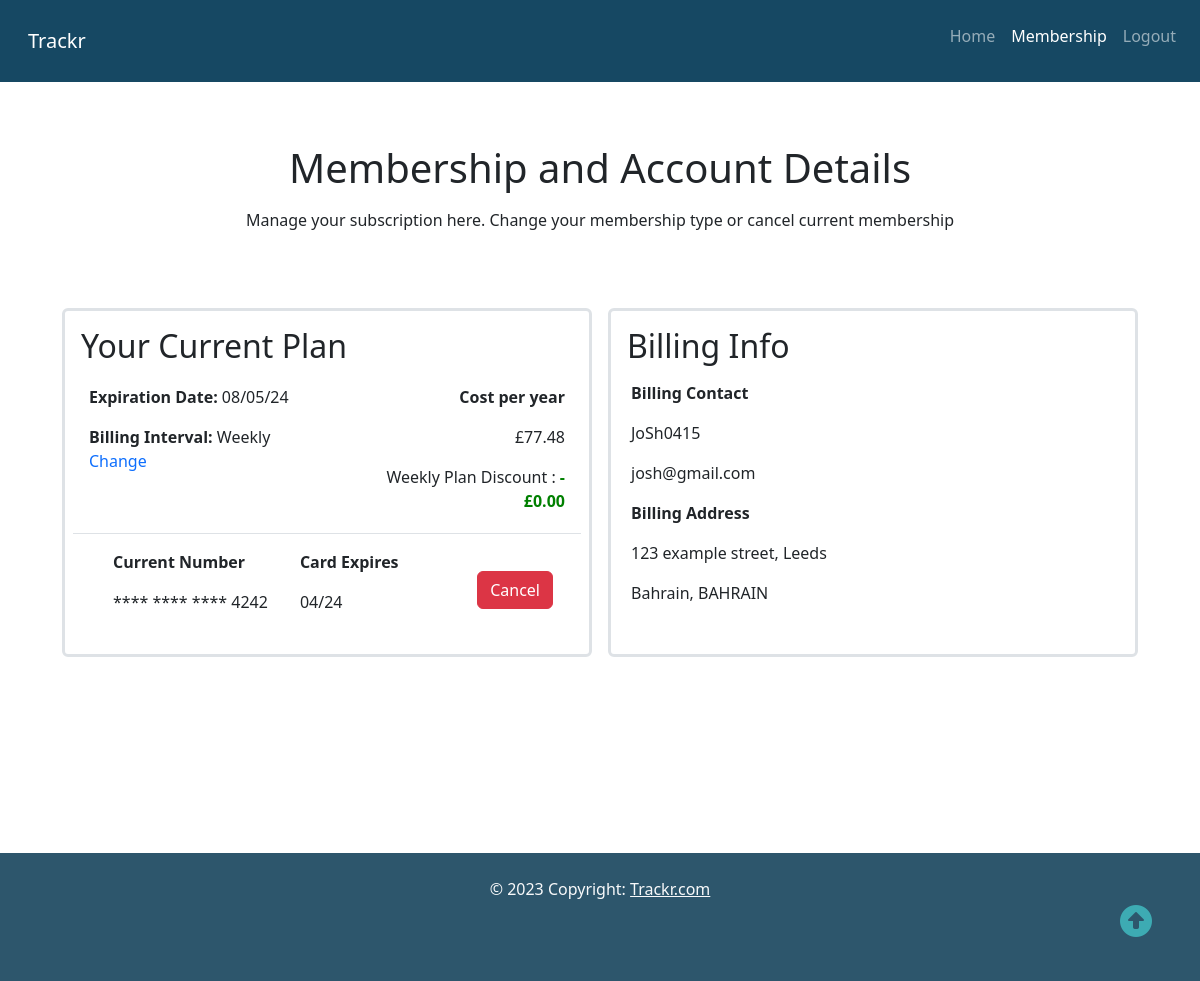
Page /change_membership (signed in) on the committed database.
### app/models.py (models this page shows, shortened)
class Membership(db.Model):
    id = db.Column(db.Integer, primary_key=True)  # Unique identifier for the membership
    payment_type = db.Column(db.String(150))  # Type of payment (e.g., monthly, yearly)
    payment_date = db.Column(db.DateTime)  # Date when the payment was made
    payment_expiry = db.Column(db.String(10))  # Expiry date of the payment
    user_id = db.Column(db.Integer, db.ForeignKey('user.id'), nullable=True)  # Foreign key linking to the User model

class PaymentDetails(db.Model):
    id = db.Column(db.Integer, primary_key=True)  # Unique identifier for the payment details
    street_address = db.Column(db.String(150))  # Street address of the user
    city = db.Column(db.String(150))  # City of the user
    postcode = db.Column(db.String(20))  # Postal code of the user
    country = db.Column(db.String(40))  # Country of the user
    stripe_token = db.Column(db.String(255))  # Stripe token used for transactions
    last_4_digits = db.Column(db.String(4))  # Last four digits of the user's credit card
    expiration_date = db.Column(db.String(5))  # Expiration date of the credit card
    user_id = db.Column(db.Integer, db.ForeignKey("user.id"), nullable=True)  # Foreign key linking to the User model

class User(db.Model, UserMixin):
    id = db.Column(db.Integer, primary_key=True)  # Unique identifier for the user
    username = db.Column(db.String(150), unique=True)  # User's username, must be unique
    email = db.Column(db.String(150), unique=True)  # User's email, must be unique
    password = db.Column(db.String(150))  # User's hashed password
    payment_details = db.relationship("PaymentDetails", backref="user", uselist=False)  # One-to-one relationship with PaymentDetails
    membership = db.relationship("Membership")  # One-to-many relationship with Membership
    followers = db.relationship("Followership", passive_deletes=True)  # One-to-many relationship for followers
    gpxroutes_id = db.relationship("GpxRoutes")  # One-to-many relationship with GpxRoutes

### app/views.py (the view)
@app.route('/change_membership', methods=['GET', 'POST'])
@login_required
def change_membership():
    user_details = User.query.filter_by(id=current_user.id).first()
    user_payment_details = PaymentDetails.query.filter_by(user_id=current_user.id).first()
    user_membership_details = Membership.query.filter_by(user_id=current_user.id).first()
    weeklypay = 1.49 * 52
    if user_membership_details.payment_type == "Weekly":
        yearly = weeklypay
        save = 0
    elif user_membership_details.payment_type == "Monthly":
        yearly = 4.99 * 12
        save = weeklypay - yearly
    else:
        yearly = 49.99
        save = weeklypay - yearly
    form1 = ChangeMembershipPlan()  # Initialize the change membership form
    if request.method == "POST":
        if request.form.get("submit_button") == "confirm2":
            selected_plan = form1.plan.data
            current_datetime = datetime.utcnow()
            if selected_plan == "Weekly":
                expiry_datetime = current_datetime + timedelta(days=7)
            elif selected_plan == "Monthly":
                expiry_datetime = current_datetime + timedelta(days=30)
            else:
                expiry_datetime = current_datetime + timedelta(days=365)
            formatted_date = expiry_datetime.strftime('%d/%m/%y')
            formatted_datetime = formatted_date
            user_membership_details.payment_type = selected_plan
            user_membership_details.payment_expiry = formatted_datetime
            db.session.commit()
        else:
            db.session.delete(user_payment_details)
            db.session.delete(user_membership_details)
            db.session.commit()
            return redirect(url_for('payment'))
    else:
        form1.plan.default = user_membership_details.payment_type
        form1.process()
    return render_template('membership.html', user_details=user_details, user_payment_details=user_payment_details,
                           user_membership_details=user_membership_details, form1=form1, yearly=yearly, save=save)

### app/__init__.py (called while the page is built)
@login_manager.user_loader
def load_user(user_id):
    user = Admin.query.get(user_id)
    if not user:
       user = User.query.get(user_id)
    return user

### app/templates/membership.html (shortened to what this page needs)
{% extends "base.html" %}
{% block nav_list %}
<li class="nav-item"><a href="/home" class="nav-link">Home</a></li>
<li class="nav-item"><a href="#" class="nav-link active">Membership</a></li>
<li class="nav-item"><a href="/logout" class="nav-link">Logout</a></li>
{% endblock %}
{% block content %}
<section class="px-3 my-5 py-5" >
    <div class="text-center p-4">
        <h1>Membership and Account Details</h1>
        <p class="p-2"> Manage your subscription here. Change your membership type or cancel current membership</p>
    </div>
    <div class="container d-flex flex-column-reverse flex-md-row p-4 ">
        <div class="container border rounded border-3 mx-2 p-2 my-1">
            <h2 class="p-2">Your Current Plan</h2>
            <div class="container d-flex justify-content-between border-bottom border-1">
                <div class="p-1">
                    <p><span style="font-weight: bold;"> Expiration Date: </span>{{ user_membership_details.payment_expiry }}</p>
                    <p><b>Billing Interval:</b> <span style="width: 100%;">{{ user_membership_details.payment_type }} <a href="#" style="text-decoration:none" data-bs-toggle="modal" data-bs-target="#changeMembershipModal">Change</a></span></p>
                </div>
                <div class="p-1">
                </div>
                <div class="p-1 text-end">
                    <p><b>Cost per year</b></p>
                    <p>£{{ yearly }}</p>
                    <p class="mx">{{ user_membership_details.payment_type }} Plan Discount : <span style="color: green; font-weight: bold;"> -£{{ "%.2f" % save }}</span> </p>
                </div>
            </div>
            <div class="container d-flex ">
                <div class="container d-md-flex">
                    <div class="p-3">
                        <p style="font-weight: bold;">Current Number</p>
                        <p>**** **** **** {{ user_payment_details.last_4_digits }}</p>
                    </div>
                    <div class="p-3">
                        <p style="font-weight: bold;">Card Expires</p>
                        <p>{{ user_payment_details.expiration_date }}</p>
                    </div>
                </div>
                <div class="p-3 text-end align-self-center">
                    <button class="btn btn-danger" data-bs-toggle="modal" data-bs-target="#cancelMembershipModal">Cancel</button>
                </div>
            </div>
        </div>
        <div class="container border rounded border-3 mx-2 p-2 my-1">
            <h2 class="p-2">Billing Info</h2>
            <div class="container">
                <p><b>Billing Contact</b></p>
                <p>{{ user_details.username }}</p>
                <p>{{ user_details.email }}</p>
            </div>
            <div class="container">
                <p><b>Billing Address</b></p>
                <p>{{ user_payment_details.street_address }}, {{ user_payment_details.city }}</p>
                <p>{{ user_payment_details.country }}, {{ user_payment_details.postcode }}</p>
            </div>
        </div>
    </div>
    <br><br><br>
</section>
{% endblock %}

### app/static/styles.css (style rules this page uses)
.nav-link { min-width: 50px; min-height: 50px; }

### rows in the picture
Membership: payment_expiry "08/05/24", payment_type "Weekly"
PaymentDetails: last_4_digits "4242", expiration_date "04/24", street_address "123 example street", city "Leeds", country "Bahrain", postcode "BAHRAIN"
User: username "JoSh0415", email "josh@gmail.com"

### other values in the picture
{{ yearly }} "77.48"
{{ "%.2f" % save }} "0.00"
